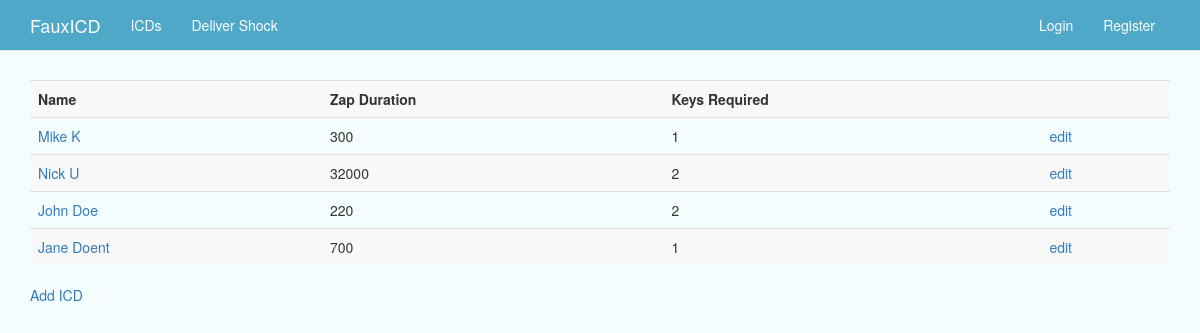
Page /icd_index/ on the earlier database version.
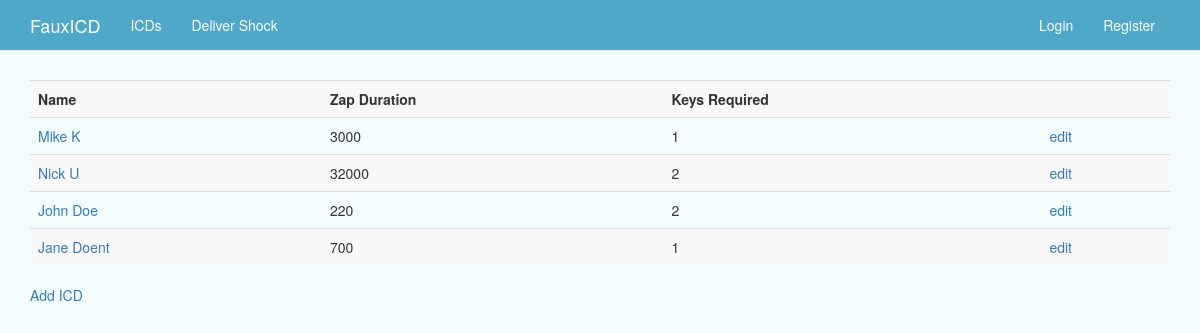
Same page on the later database version.
### web/models.py (models this page shows, shortened)
class Icd(models.Model):
    name = models.CharField(max_length=128, unique=True)
    zap_duration = models.IntegerField(default=0) #duration of a zap in milliseconds
    keys_required = models.IntegerField(default=2) #num of encryption keys required to execute

### web/views.py (the view)
# urls.py: url(r'^icd_index/', views.icd_index, name='icd_index'),
def icd_index(request):
    icd_list = Icd.objects.all() #set the list of ICDs. Should return only one for demo
    context_dict = {'icd_list': icd_list}
    return render(request, 'web/icd_index.html',context_dict)

### templates/web/icd_index.html (shortened to what this page needs)
{% extends 'base.html' %}
{% block body_block %}
<div class="row">
  <div class="col-md-12">
    <table class="table table-striped">
      <tr>
          <th>Name</th>
          <th>Zap Duration</th>
          <th>Keys Required</th>
          <th></th>
      </tr>
      {% if icd_list %}
        {% for this_icd in icd_list %}
        <tr>
          <td><a href="{% url 'show_icd' id=this_icd.id %}">{{ this_icd.name }}</a></td>
          <td>{{ this_icd.zap_duration }}</td>
          <td>{{ this_icd.keys_required }}</td>
          <td><a href="{% url 'edit_icd' id=this_icd.id %}">edit</a></td>
        </tr>
        {% endfor %}
      {% endif %}
    </table>
  <div><a href="{% url 'add_icd' %}" >Add ICD</a></div>
  </div>
</div>
{% endblock %}

Differences in the rows shown:
changed Icd "Mike K": zap_duration "300" → "3000"
